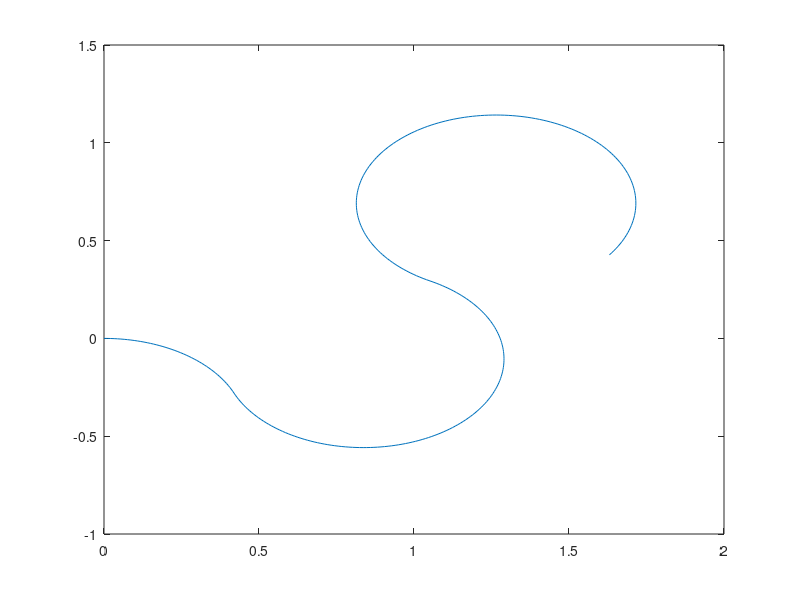

Write the MATLAB code that produced this figure.
%Kcach 2 banh(m)
l = 0.2;
%duong kinh tam quay cung tron
d = 0.35;
%ban kinh banh xe
r = 0.2;
%thoi gian lay mau
dt = 0.01;
sample = [50 150 170];
tongsomau = sum(sample);
theta = zeros(tongsomau,1);
x = zeros(tongsomau,1);
y = zeros(tongsomau,1);

vl1 = zeros(sample(1),1);
vr1 = zeros(sample(1),1);
vl1 = vl1 + 1.33;
vr1 = vr1 + 0.85;

vl = [vl1;zeros(sample(2),1)+0.9;zeros(sample(3),1)+1.57];
vr = [vr1;zeros(sample(2),1)+1.41;zeros(sample(3),1)+1];

vl(1) = 0;
vr(1) = 0;
v = (vl+vr)/2;
w = (vr-vl)/l;

for i = 2:(tongsomau)
    theta(i) = theta(i-1) + w(i)*dt;
end
for i = 2:(tongsomau)
    x(i) = x(i-1) + v(i)*dt*cos((theta(i-1)+theta(i))/2);
end
for i = 2:(tongsomau)
    y(i) = y(i-1) + v(i)*dt*sin((theta(i-1)+theta(i))/2);
end
plot(x,y);